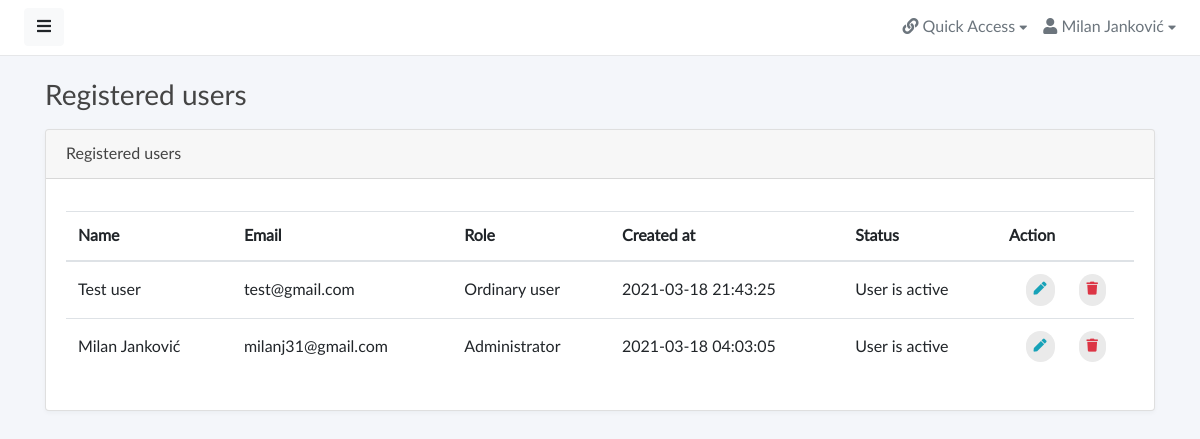
Before: /admin/users.php (signed in) with the older database file.
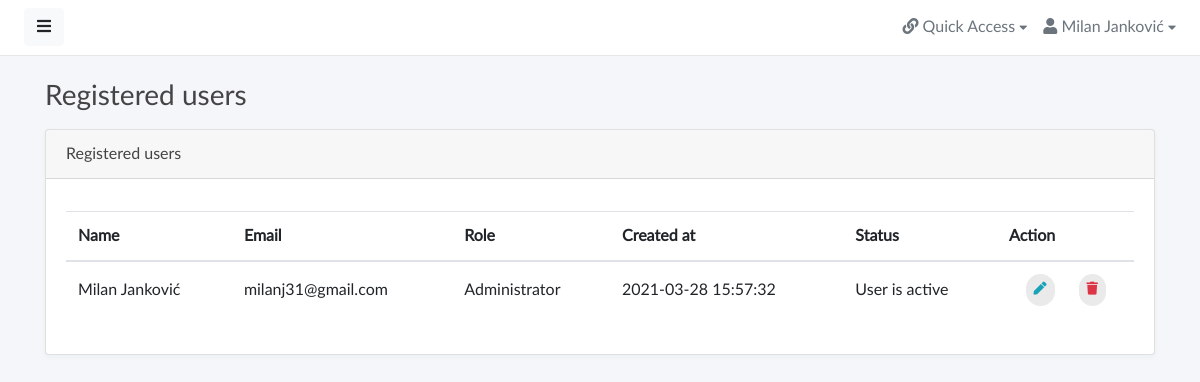
After: the same page with the newer database file.
### tables this page shows
CREATE TABLE `users` (
  `id` int(11) UNSIGNED NOT NULL,
  `name` varchar(211) NOT NULL,
  `slug` varchar(211) NOT NULL,
  `email` varchar(211) NOT NULL,
  `password` varchar(211) NOT NULL,
  `is_admin` int(11) UNSIGNED NOT NULL DEFAULT 0,
  `banned` int(11) NOT NULL DEFAULT 0,
  `active` int(11) NOT NULL DEFAULT 1,
  `ip_address` varchar(211) NOT NULL,
  `about_me` text DEFAULT NULL,
  `website_url` varchar(211) DEFAULT NULL,
  `phone` varchar(211) DEFAULT NULL,
  `street` varchar(211) DEFAULT NULL,
  `city` varchar(211) DEFAULT NULL,
  `state` varchar(211) DEFAULT NULL,
  `postal_code` varchar(211) DEFAULT NULL,
  `featured_image` varchar(211) DEFAULT 'https://usapng.com/images/thumb/200_/user-icon-6.webp',
  `created_at` datetime NOT NULL,
  `updated_at` datetime NOT NULL
);

### include/db.inc.php (called while the page is built, shortened)
<?php
class DbConnect {
	private $host = 'localhost';
	private $dbname = 'clean-blog';
	private $username = 'root';
	private $password = '';
	protected function connect(){
		try {
			$sql = 'mysql:host='. $this -> host .';dbname='. $this -> dbname ;
			$pdo = new PDO ( $sql , $this -> username , $this -> password );
			$pdo -> setAttribute( PDO::ATTR_DEFAULT_FETCH_MODE , PDO::FETCH_ASSOC );
			$pdo -> setAttribute ( PDO::ATTR_ERRMODE , PDO::ERRMODE_EXCEPTION );
			$pdo -> exec ( 'set names utf8');
			return $pdo;
		} catch ( PDOException $e) {
			echo $e -> getMessage();
		}
	}
}

### admin/classes/admin.class.php (called while the page is built, shortened)
<?php
class Admin extends DbConnect{
public function getAllRegisteredUsers(){
$sql = 'select * from users order by created_at desc';
$query = $this -> connect() -> query($sql);
$users = $query -> fetchAll();
return $users;
}
}

### admin/users.php (the view, shortened to what this page needs)
<?php
require_once '../include/db.inc.php';
 ?>
 <!doctype html>
<html lang="en">
<head>
    <link href="assets/vendor/fontawesome/css/fontawesome.min.css" rel="stylesheet">
    <link href="assets/vendor/fontawesome/css/solid.min.css" rel="stylesheet">
    <link href="assets/vendor/fontawesome/css/brands.min.css" rel="stylesheet">
    <link href="assets/vendor/bootstrap/css/bootstrap.min.css" rel="stylesheet">
    <link href="assets/css/master.css" rel="stylesheet">
    <link href="assets/vendor/chartsjs/Chart.min.css" rel="stylesheet">
    <link href="assets/vendor/flagiconcss/css/flag-icon.min.css" rel="stylesheet">
</head>
<body>
    <div class="wrapper">
        <div id="body" class="active">
<?php require_once 'partials/__navigation.php' ?>
        <div class="content">
                <div class="container">
                    <div class="page-title">
                        <h3>Registered users</h3>
                    </div>
                    <div class="row">
                          <div class="col-md-12 col-lg-12">
                            <div class="card">
                                <div class="card-header">Registered users</div>
                                <div class="card-body">
<?php
try {
$users = new Admin;
if (count( $users -> getAllRegisteredUsers() )> 0 ) {
?>
         <table class="table table-hover" id="dataTables-example" width="100%">
                                        <thead>
                                             <tr>
                                        <th>Name</th>
                                        <th>Email</th>
                                        <th>Role</th>
                                        <th>Created at</th>
                                        <th>Status</th>
                                        <th colspan="2">Action</th>
                                    </tr>
                                        </thead>
                                        <tbody>
<?php
    foreach ( $users -> getAllRegisteredUsers() as $user ){
?>
                                     <tr>
                                        <td><?php echo $user['name'];?></td>
                                        <td><?php echo $user['email'];?></td>
                                        <td>
<?php
if($user['is_admin']== 1 ){
    echo 'Administrator';
} else {
    echo 'Ordinary user';
}
 ?>
                                        </td>
                                        <td><?php echo $user['created_at']; ?></td>
                                        <td>
<?php
if( $user['active'] == 1 ){
    echo 'User is active';
} else {
    echo 'User is not active';
}
 ?>
    </td>
        <td class="text-right">
               <a href="edit-user.php?user_id=<?php echo $user['id']; ?>" class="btn btn-outline-info btn-rounded"><i class="fas fa-pen"></i></a>
        </td>
        <td>
    <form action="?user_id=<?php echo $user['id'];?>" method="post">
    <button class="btn btn-outline-danger btn-rounded" name="deleteUserAccount" type="submit" ><i class="fas fa-trash"></i></button>
</form>
        </td>
</tr>
<?php
}
} else {
   echo 'There is no registed users.';
}
} catch ( PDOException $e ){
    echo $e -> getMessage();
}
 ?>
                                        </tbody>
                                    </table>
                                </div>
                            </div>
                        </div>
                    </div>
                </div>
            </div>
        </div>
    </div>
</body>
</html>

Changed rows visible on the page:
removed users: name "Test user", email "test@gmail.com", is_admin "Ordinary user", created_at "2021-03-18 21:43:25", active "User is active"
changed users "Milan Janković": created_at "2021-03-18 04:03:05" → "2021-03-28 15:57:32"
